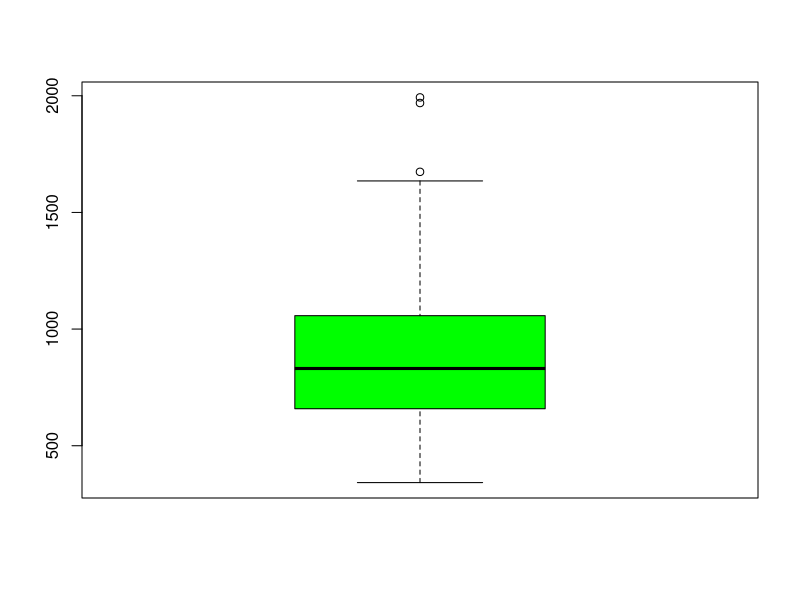
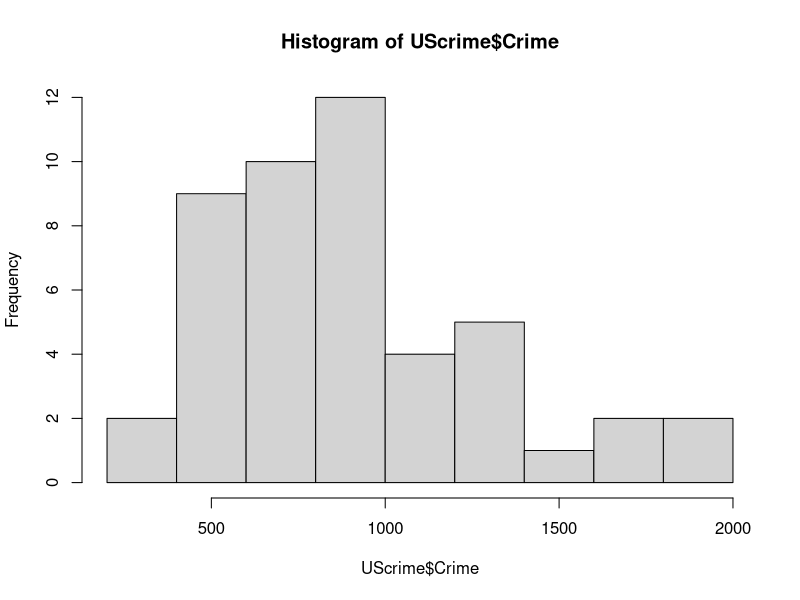
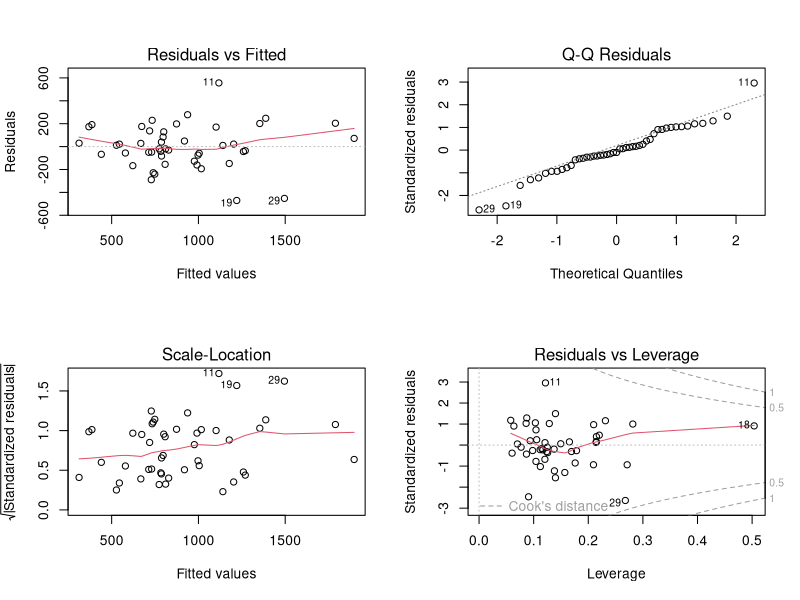
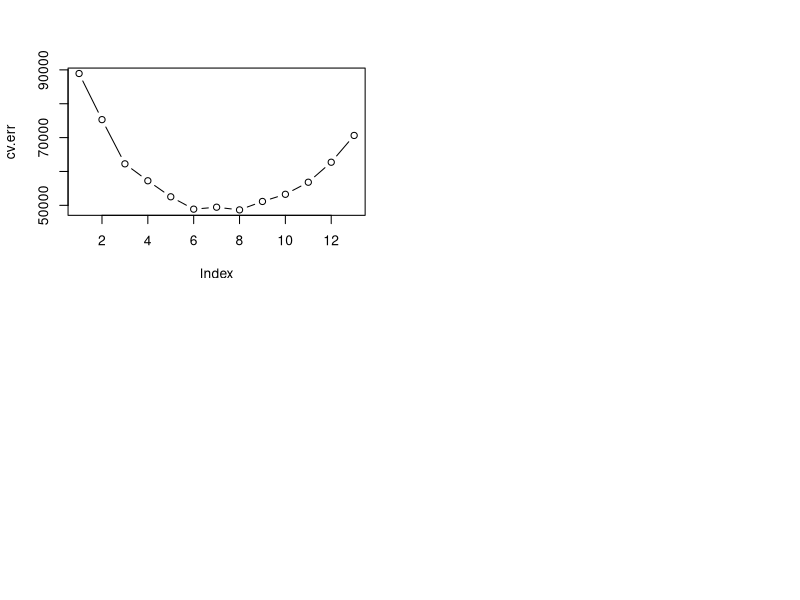

Source code (R) for these figures, in order:
## ---- chunk 1
knitr::opts_chunk$set(echo = TRUE)
## ---- chunk 2
UScrime <- read.table("uscrime.txt", head=TRUE)
summary(UScrime)
boxplot(UScrime$Crime, col="green")
hist(UScrime$Crime)
## ---- chunk 3
library(car)

lm.fit <- lm(Crime~., data=UScrime)
vif(lm.fit)
## ---- chunk 4
lm.fit <- lm(Crime~.-Po2, data=UScrime)
vif(lm.fit)
## ---- chunk 5
lm.fit <- lm(Crime~.-Po2-Wealth, data=UScrime)
vif(lm.fit)
## ---- chunk 6
UScrime_small <- UScrime
UScrime_small$Po2 <- NULL
UScrime_small$Wealth <- NULL
lm.full <- lm(Crime~., data=UScrime_small)
summary(lm.full)
## ---- chunk 7
lm.reduced <- update(lm.full, .~.-Time)
summary(lm.reduced)
## ---- chunk 8
lm.reduced <- update(lm.reduced, .~.-LF)
summary(lm.reduced)
## ---- chunk 9
lm.reduced <- update(lm.reduced, .~.-So)
summary(lm.reduced)
## ---- chunk 10
lm.reduced <- update(lm.reduced, .~.-NW)
summary(lm.reduced)
## ---- chunk 11
lm.reduced <- update(lm.reduced, .~.-Pop)
summary(lm.reduced)
## ---- chunk 12
lm.reduced <- update(lm.reduced, .~.-M.F)
summary(lm.reduced)
## ---- chunk 13
lm.reduced <- update(lm.reduced, .~.-U1)
summary(lm.reduced)
## ---- chunk 14
anova(lm.reduced, lm.full)
## ---- chunk 15
F.obs <- ((1611057-1426447)/7)/(1426447/33)
F.obs
## ---- chunk 16
p.value <- 1 - pf(F.obs, 7, 33)
p.value
## ---- chunk 17
par(mfrow=c(2,2))
plot(lm.reduced)
## ---- chunk 18
library(leaps)
regfit.full <- regsubsets(Crime~ ., data = UScrime_small, nvmax = 13)
reg.summary <- summary(regfit.full)
## ---- chunk 19
i <- which.min(reg.summary$cp)
coef(regfit.full, i)
## ---- chunk 20
i <- which.min(reg.summary$bic)
coef(regfit.full, i)
## ---- chunk 21
i <- which.max(reg.summary$adjr2)
coef(regfit.full, i)
## ---- chunk 22
coef(lm.reduced)
## ---- chunk 23
# response    = character string with the name of the response
# var.names   = character vector with all the variable names 
# out.summary = output of summary() when applied to a "regsubset" object
# idx         = index of the required model
# resp.trans  = required transformation of the response

make.formula <- function(response, var.names, out.summary, idx, resp.trans =NULL){
  is.in.selected <- out.summary$which[idx,]
  pred.names     <- var.names[var.names!=response]
  predictors     <- pred.names[is.in.selected[-1]]
  model.f        <- paste(predictors, collapse="+")
  if(!is.null(resp.trans)) response <- resp.trans
  model.f        <- paste(response, "~", model.f)
  return(model.f)
}
## ---- chunk 24
library(boot)
## ---- chunk 25
n<-dim(UScrime_small)[1]
cv.err <- rep(0, length=13)
for(i in 1:13){
  mod.formula <- make.formula("Crime", names(UScrime_small), reg.summary, i)
  lm.fit <- glm(mod.formula, data=UScrime_small)
  cv.err[i] <- cv.glm(UScrime_small, lm.fit, K=n)$delta[[1]]
}

plot(cv.err, type="b")
## ---- chunk 26
i <- which.min(cv.err)
i
